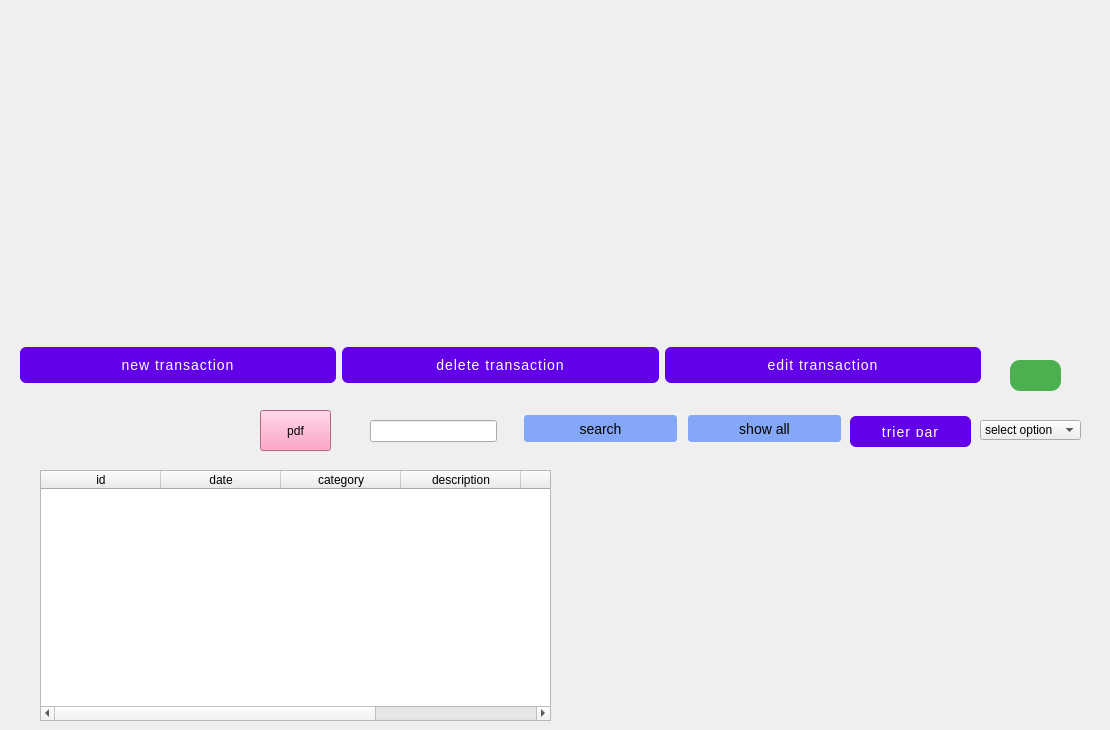
    <widget class="QWidget" name="settings_page_4">
     <widget class="QTableWidget" name="tableWidget_19">
      <property name="geometry">
       <rect>
        <x>40</x>
        <y>470</y>
        <width>511</width>
        <height>251</height>
       </rect>
      </property>
      <property name="focusPolicy">
       <enum>Qt::NoFocus</enum>
      </property>
      <property name="showGrid">
       <bool>false</bool>
      </property>
      <attribute name="horizontalHeaderMinimumSectionSize">
       <number>50</number>
      </attribute>
      <attribute name="horizontalHeaderDefaultSectionSize">
       <number>120</number>
      </attribute>
      <attribute name="horizontalHeaderStretchLastSection">
       <bool>true</bool>
      </attribute>
      <attribute name="verticalHeaderVisible">
       <bool>false</bool>
      </attribute>
      <column>
       <property name="text">
        <string>id</string>
       </property>
      </column>
      <column>
       <property name="text">
        <string>date</string>
       </property>
      </column>
      <column>
       <property name="text">
        <string>category</string>
       </property>
      </column>
      <column>
       <property name="text">
        <string>description</string>
       </property>
      </column>
      <column>
       <property name="text">
        <string>balance</string>
       </property>
      </column>
      <column>
       <property name="text">
        <string>status</string>
       </property>
      </column>
     </widget>
     <widget class="QPushButton" name="pushButton_188">
      <property name="geometry">
       <rect>
        <x>850</x>
        <y>416</y>
        <width>121</width>
        <height>31</height>
       </rect>
      </property>
      <property name="styleSheet">
       <string notr="true">QPushButton {
    background-color: #6200ea;
    color: white;
    border-radius: 6px;
    padding: 10px 24px;
    font-size: 14px;
    letter-spacing: 1px;
    text-transform: uppercase;
    transition: background-color 0.3s ease;
}
QPushButton:hover {
    background-color: #3700b3;
}
QPushButton:pressed {
    background-color: #30009c;
}</string>
      </property>
      <property name="text">
       <string>trier par</string>
      </property>
     </widget>
     <widget class="QPushButton" name="pushButton_189">
      <property name="geometry">
       <rect>
        <x>686</x>
        <y>413</y>
        <width>157</width>
        <height>31</height>
       </rect>
      </property>
      <property name="styleSheet">
       <string notr="true">  font-size: 14px;
    padding: 5px 10px;
    border: 2px solid #f0f0f0;
    border-radius: 5px;
    background-color: #84a8f7;</string>
      </property>
      <property name="text">
       <string>show all</string>
      </property>
     </widget>
     <widget class="QComboBox" name="comboBox_45">
      <property name="geometry">
       <rect>
        <x>980</x>
        <y>420</y>
        <width>101</width>
        <height>20</height>
       </rect>
      </property>
      <item>
       <property name="text">
        <string>select option</string>
       </property>
      </item>
      <item>
       <property name="text">
        <string>contact</string>
       </property>
      </item>
      <item>
       <property name="text">
        <string>room no</string>
       </property>
      </item>
     </widget>
     <widget class="QPushButton" name="pushButton_190">
      <property name="geometry">
       <rect>
        <x>1010</x>
        <y>360</y>
        <width>51</width>
        <height>31</height>
       </rect>
      </property>
      <property name="styleSheet">
       <string notr="true">QPushButton {
    background-color: #4CAF50;        /* Green background */
    color: white;                     /* White text */
    border: none;                     /* No border for a clean look */
    border-radius: 10px;              /* Rounded corners */
    padding: 10px 20px;               /* Padding */
    font-size: 16px;                  /* Text size */
    font-weight: bold;                /* Bold text */
    box-shadow: 3px 3px 10px rgba(0, 0, 0, 0.3); /* Shadow effect */
}

QPushButton:hover {
    background-color: #45a049;        /* Darker green on hover */
}

QPushButton:pressed {
    background-color: #3e8e41;        /* Darker green on press */
}

QPushButton:disabled {
    background-color: #cccccc;        /* Gray background when disabled */
    color: #666666;                   /* Gray text when disabled */
}
</string>
      </property>
      <property name="text">
       <string/>
      </property>
      <property name="icon">
       <iconset>
        <normaloff>../../Downloads/Downloads/wetransfer_sidemenu_2024-10-04_1548/sidemenu/m/pngtree-vector-pie-chart-icon-png-image_4894574.jpg</normaloff>../../Downloads/Downloads/wetransfer_sidemenu_2024-10-04_1548/sidemenu/m/pngtree-vector-pie-chart-icon-png-image_4894574.jpg</iconset>
      </property>
      <property name="iconSize">
       <size>
        <width>50</width>
        <height>50</height>
       </size>
      </property>
     </widget>
     <widget class="QPushButton" name="pushButton_191">
      <property name="geometry">
       <rect>
        <x>522</x>
        <y>413</y>
        <width>157</width>
        <height>31</height>
       </rect>
      </property>
      <property name="styleSheet">
       <string notr="true">  font-size: 14px;
    padding: 5px 10px;
    border: 2px solid #f0f0f0;
    border-radius: 5px;
    background-color: #84a8f7;</string>
      </property>
      <property name="text">
       <string>search</string>
      </property>
     </widget>
     <widget class="QWidget" name="layoutWidget_31">
      <property name="geometry">
       <rect>
        <x>20</x>
        <y>330</y>
        <width>961</width>
        <height>71</height>
       </rect>
      </property>
      <layout class="QHBoxLayout" name="horizontalLayout_54">
       <item>
        <widget class="QPushButton" name="pushButton_192">
         <property name="styleSheet">
          <string notr="true">QPushButton {
    background-color: #6200ea;
    color: white;
    border-radius: 6px;
    padding: 10px 24px;
    font-size: 14px;
    letter-spacing: 1px;
    text-transform: uppercase;
    transition: background-color 0.3s ease;
}
QPushButton:hover {
    background-color: #3700b3;
}
QPushButton:pressed {
    background-color: #30009c;
}
</string>
         </property>
         <property name="text">
          <string>new transaction</string>
         </property>
        </widget>
       </item>
       <item>
        <widget class="QPushButton" name="pushButton_193">
         <property name="styleSheet">
          <string notr="true">QPushButton {
    background-color: #6200ea;
    color: white;
    border-radius: 6px;
    padding: 10px 24px;
    font-size: 14px;
    letter-spacing: 1px;
    text-transform: uppercase;
    transition: background-color 0.3s ease;
}
QPushButton:hover {
    background-color: #3700b3;
}
QPushButton:pressed {
    background-color: #30009c;
}
</string>
         </property>
         <property name="text">
          <string>delete transaction</string>
         </property>
        </widget>
       </item>
       <item>
        <widget class="QPushButton" name="pushButton_194">
         <property name="styleSheet">
          <string notr="true">QPushButton {
    background-color: #6200ea;
    color: white;
    border-radius: 6px;
    padding: 10px 24px;
    font-size: 14px;
    letter-spacing: 1px;
    text-transform: uppercase;
    transition: background-color 0.3s ease;
}
QPushButton:hover {
    background-color: #3700b3;
}
QPushButton:pressed {
    background-color: #30009c;
}
</string>
         </property>
         <property name="text">
          <string>edit transaction</string>
         </property>
        </widget>
       </item>
      </layout>
     </widget>
     <widget class="QWidget" name="layoutWidget_32">
      <property name="geometry">
       <rect>
        <x>30</x>
        <y>20</y>
        <width>1001</width>
        <height>291</height>
       </rect>
      </property>
      <layout class="QHBoxLayout" name="horizontalLayout_55">
       <property name="spacing">
        <number>80</number>
       </property>
       <item>
        <layout class="QVBoxLayout" name="verticalLayout_22">
         <item>
          <widget class="QLabel" name="label_260">
           <property name="styleSheet">
            <string notr="true">background-color: rgb(241, 169, 255);</string>
           </property>
           <property name="text">
            <string>current balance</string>
           </property>
          </widget>
         </item>
         <item>
          <widget class="QLabel" name="label_261">
           <property name="styleSheet">
            <string notr="true">background-color: rgb(241, 169, 255);</string>
           </property>
           <property name="text">
            <string>$1200</string>
           </property>
          </widget>
         </item>
         <item>
          <layout class="QHBoxLayout" name="horizontalLayout_56">
           <item>
            <widget class="QLabel" name="label_262">
             <property name="maximumSize">
              <size>
               <width>50</width>
               <height>50</height>
              </size>
             </property>
             <property name="styleSheet">
              <string notr="true">background-color: rgb(241, 169, 255);</string>
             </property>
             <property name="text">
              <string/>
             </property>
             <property name="pixmap">
              <pixmap>../../Downloads/Downloads/wetransfer_sidemenu_2024-10-04_1548/sidemenu/images/images (4).png</pixmap>
             </property>
             <property name="scaledContents">
              <bool>true</bool>
             </property>
            </widget>
           </item>
           <item>
            <widget class="QLabel" name="label_263">
             <property name="styleSheet">
              <string notr="true">background-color: rgb(241, 169, 255);</string>
             </property>
             <property name="text">
              <string>income</string>
             </property>
            </widget>
           </item>
          </layout>
         </item>
         <item>
          <widget class="QLabel" name="label_264">
           <property name="styleSheet">
            <string notr="true">background-color: rgb(241, 169, 255);</string>
           </property>
           <property name="text">
            <string>$1200</string>
           </property>
          </widget>
         </item>
         <item>
          <layout class="QHBoxLayout" name="horizontalLayout_57">
           <item>
            <widget class="QLabel" name="label_265">
             <property name="maximumSize">
              <size>
               <width>50</width>
               <height>50</height>
              </size>
             </property>
             <property name="styleSheet">
              <string notr="true">background-color: rgb(241, 169, 255);</string>
             </property>
             <property name="text">
              <string/>
             </property>
             <property name="pixmap">
              <pixmap>../../Downloads/Downloads/wetransfer_sidemenu_2024-10-04_1548/sidemenu/images/images (3).png</pixmap>
             </property>
             <property name="scaledContents">
              <bool>true</bool>
             </property>
            </widget>
           </item>
           <item>
            <widget class="QLabel" name="label_266">
             <property name="styleSheet">
              <string notr="true">background-color: rgb(241, 169, 255);</string>
             </property>
             <property name="text">
              <string>outcome</string>
             </property>
            </widget>
           </item>
          </layout>
         </item>
         <item>
          <widget class="QLabel" name="label_267">
           <property name="styleSheet">
            <string notr="true">background-color: rgb(241, 169, 255);</string>
           </property>
           <property name="text">
            <string>$1200</string>
           </property>
          </widget>
         </item>
        </layout>
       </item>
       <item>
        <layout class="QVBoxLayout" name="verticalLayout_23">
         <item>
          <widget class="QLabel" name="label_268">
           <property name="styleSheet">
            <string notr="true">background-color: rgb(241, 169, 255);</string>
           </property>
           <property name="text">
            <string>expense categories </string>
           </property>
          </widget>
         </item>
         <item>
          <layout class="QHBoxLayout" name="horizontalLayout_58">
           <item>
            <widget class="QLabel" name="label_269">
             <property name="maximumSize">
              <size>
               <width>50</width>
               <height>50</height>
              </size>
             </property>
             <property name="styleSheet">
              <string notr="true">background-color: rgb(241, 169, 255);</string>
             </property>
             <property name="text">
              <string/>
             </property>
             <property name="pixmap">
              <pixmap>../../Downloads/Downloads/wetransfer_sidemenu_2024-10-04_1548/sidemenu/images/shopping_cart_24dp_5F6368_FILL0_wght400_GRAD0_opsz24.png</pixmap>
             </property>
             <property name="scaledContents">
              <bool>true</bool>
             </property>
            </widget>
           </item>
           <item>
            <widget class="QLabel" name="label_270">
             <property name="styleSheet">
              <string notr="true">background-color: rgb(241, 169, 255);</string>
             </property>
             <property name="text">
              <string>groceries</string>
             </property>
            </widget>
           </item>
           <item>
            <widget class="QLabel" name="label_271">
             <property name="styleSheet">
              <string notr="true">background-color: rgb(241, 169, 255);</string>
             </property>
             <property name="text">
              <string>$1000</string>
             </property>
            </widget>
           </item>
          </layout>
         </item>
         <item>
          <layout class="QHBoxLayout" name="horizontalLayout_59">
           <item>
            <widget class="QLabel" name="label_272">
             <property name="maximumSize">
              <size>
               <width>50</width>
               <height>50</height>
              </size>
             </property>
             <property name="styleSheet">
              <string notr="true">background-color: rgb(241, 169, 255);</string>
             </property>
             <property name="text">
              <string/>
             </property>
             <property name="pixmap">
              <pixmap>../../Downloads/Downloads/wetransfer_sidemenu_2024-10-04_1548/sidemenu/images/sports_esports_24dp_5F6368_FILL0_wght400_GRAD0_opsz24.png</pixmap>
             </property>
             <property name="scaledContents">
              <bool>true</bool>
             </property>
            </widget>
           </item>
           <item>
            <widget class="QLabel" name="label_273">
             <property name="styleSheet">
              <string notr="true">background-color: rgb(241, 169, 255);</string>
             </property>
             <property name="text">
              <string>entertainment</string>
             </property>
            </widget>
           </item>
           <item>
            <widget class="QLabel" name="label_274">
             <property name="styleSheet">
              <string notr="true">background-color: rgb(241, 169, 255);</string>
             </property>
             <property name="text">
              <string>$1000</string>
             </property>
            </widget>
           </item>
          </layout>
         </item>
         <item>
          <layout class="QHBoxLayout" name="horizontalLayout_60">
           <item>
            <widget class="QLabel" name="label_275">
             <property name="maximumSize">
              <size>
               <width>50</width>
               <height>50</height>
              </size>
             </property>
             <property name="styleSheet">
              <string notr="true">background-color: rgb(241, 169, 255);</string>
             </property>
             <property name="text">
              <string/>
             </property>
             <property name="pixmap">
              <pixmap>../../Downloads/Downloads/wetransfer_sidemenu_2024-10-04_1548/sidemenu/images/construction_24dp_5F6368_FILL0_wght400_GRAD0_opsz24.png</pixmap>
             </property>
             <property name="scaledContents">
              <bool>true</bool>
             </property>
            </widget>
           </item>
           <item>
            <widget class="QLabel" name="label_276">
             <property name="styleSheet">
              <string notr="true">background-color: rgb(241, 169, 255);</string>
             </property>
             <property name="text">
              <string>auto</string>
             </property>
            </widget>
           </item>
           <item>
            <widget class="QLabel" name="label_277">
             <property name="styleSheet">
              <string notr="true">background-color: rgb(241, 169, 255);</string>
             </property>
             <property name="text">
              <string>$1000</string>
             </property>
            </widget>
           </item>
          </layout>
         </item>
         <item>
          <layout class="QHBoxLayout" name="horizontalLayout_61">
           <item>
            <widget class="QLabel" name="label_278">
             <property name="styleSheet">
              <string notr="true">background-color: rgb(241, 169, 255);</string>
             </property>
             <property name="text">
              <string/>
             </property>
            </widget>
           </item>
           <item>
            <widget class="QLabel" name="label_279">
             <property name="styleSheet">
              <string notr="true">background-color: rgb(241, 169, 255);</string>
             </property>
             <property name="text">
              <string>other</string>
             </property>
            </widget>
           </item>
           <item>
            <widget class="QLabel" name="label_280">
             <property name="styleSheet">
              <string notr="true">background-color: rgb(241, 169, 255);</string>
             </property>
             <property name="text">
              <string>$1000</string>
             </property>
            </widget>
           </item>
          </layout>
         </item>
        </layout>
       </item>
      </layout>
     </widget>
     <widget class="QLineEdit" name="lineEdit_78">
      <property name="geometry">
       <rect>
        <x>370</x>
        <y>420</y>
        <width>127</width>
        <height>22</height>
       </rect>
      </property>
      <property name="styleSheet">
       <string notr="true">QLineEdit:focus{
border: 1px solid #8b86aa;
background-color:#343155;
}</string>
      </property>
     </widget>
     <widget class="QPushButton" name="pushButton_195">
      <property name="geometry">
       <rect>
        <x>260</x>
        <y>410</y>
        <width>71</width>
        <height>41</height>
       </rect>
      </property>
      <property name="styleSheet">
       <string notr="true">background-color: rgb(255, 137, 184);</string>
      </property>
      <property name="text">
       <string>pdf</string>
      </property>
      <property name="icon">
       <iconset>
        <normaloff>../../Downloads/Downloads/wetransfer_sidemenu_2024-10-04_1548/sidemenu/im/picture_as_pdf_24dp_5F6368_FILL0_wght400_GRAD0_opsz24.png</normaloff>../../Downloads/Downloads/wetransfer_sidemenu_2024-10-04_1548/sidemenu/im/picture_as_pdf_24dp_5F6368_FILL0_wght400_GRAD0_opsz24.png</iconset>
      </property>
     </widget>
     <widget class="QLabel" name="label_281">
      <property name="geometry">
       <rect>
        <x>610</x>
        <y>470</y>
        <width>491</width>
        <height>181</height>
       </rect>
      </property>
      <property name="text">
       <string/>
      </property>
      <property name="pixmap">
       <pixmap>../../Downloads/Pictures/image2917.gif</pixmap>
      </property>
      <property name="scaledContents">
       <bool>true</bool>
      </property>
     </widget>
    </widget>
